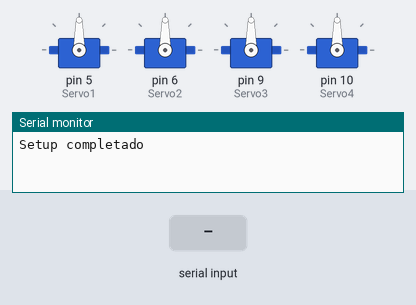
Bench run of a sketch on a simulated Arduino Uno, built with avr-gcc and run on an emulated ATmega328P. Shown: 4 × servo, the last lines printed to the serial monitor. Inputs (shaded band) come from the test bench.

Above: at 1.2 s.
1.3 s: "90,45,200,10\n" received over the second serial link
At 2.1 s:
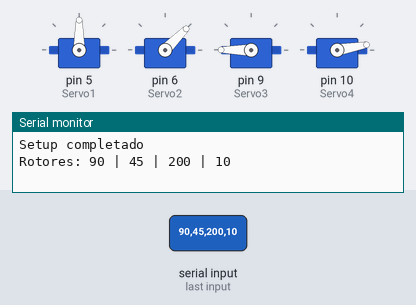
2.8 s: "30,150,10,200\n" received over the second serial link
At 3.3 s:
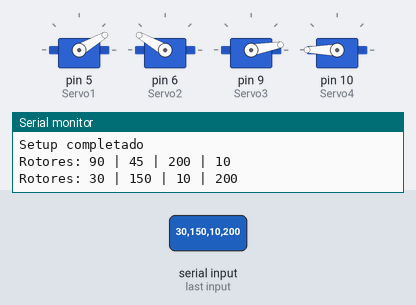
Timing chart, 0 to 5.8 s (numbered marks = the images above; inputs shaded):
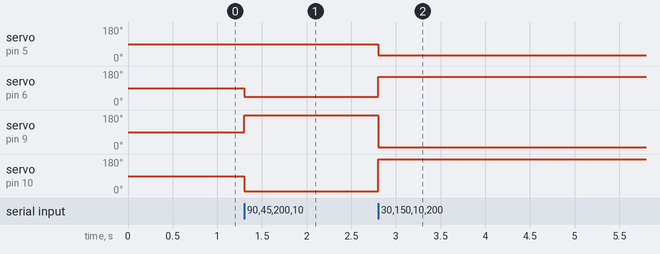

Measured:
- after the input at 1.3 s, servo on pin 6 (Servo2): 90° → 45° at once; servo on pin 9 (Servo3): 90° → 180° at once; servo on pin 10 (Servo4): 90° → 10° at once
- after the input at 2.8 s, servo on pin 5 (Servo1): 90° → 30° at once; servo on pin 6 (Servo2): 45° → 150° at once; servo on pin 9 (Servo3): 180° → 10° at once; servo on pin 10 (Servo4): 10° → 180° at once

The sketch:

ControlServoSerial.ino
```cpp
#include <SoftwareSerial.h>
#include <Servo.h>

Servo  Servo1, Servo2, Servo3, Servo4;
int    N, S, W, E;

SoftwareSerial xbee(2, 3); // RX, TX

void setup()

{

  Serial.begin(9600);
  xbee.begin(9600);

  Servo1.attach(5);
  Servo2.attach(6);
  Servo3.attach(9);
  Servo4.attach(10);

  Serial.println("Setup completado");

}

void loop() {
  // if there's any serial available, read it:
  while (xbee.available() > 0)

  {

    // look for the next valid integer in the incoming serial stream:
    N = xbee.parseInt();
    // do it again:
    S = xbee.parseInt();
    // do it again:
    W = xbee.parseInt();
    // do it again:
    E = xbee.parseInt();

    // look for the newline. That's the end of your
    // sentence:
    if (xbee.read() == '\n')

    {

      Servo1.write(N);

      Servo2.write(S);

      Servo3.write(W);

      Servo4.write(E);

      // print

      printD();

    }
  }
}

void printD()

{

      Serial.print("Rotores: ");
      Serial.print(N);
      Serial.print(" | ");
      Serial.print(S);
      Serial.print(" | ");
      Serial.print(W);
      Serial.print(" | ");
      Serial.println(E);

}
```
